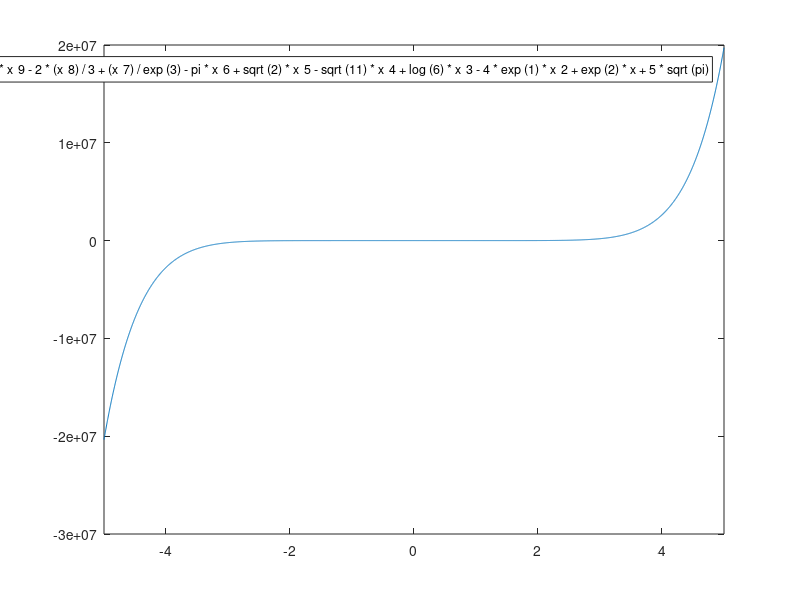

Reproduce this figure in MATLAB. (Note: this script raises an error after producing the figure.)
clear;close all;clc
f=@(x)7*(pi^(1/3))*x^9-2*(x^8)/3+(x^7)/exp(3)-pi*x^6+sqrt(2)*x^5-sqrt(11)*x^4+log(6)*x^3-4*exp(1)*x^2+exp(2)*x+5*sqrt(pi)

% d1=7*(pi^(1/3))*x^9;
% d2=2*(x^8)/3;
% d3=(x^7)/exp(3);
% d4=pi*x^6;
% d5=sqrt(2)*x^5;
% d6=sqrt(11)*x^4;
% d7=log(6)*x^3;
% d8=4*exp(1)*x^2;
% d9=exp(2)*x;
% d10=5*sqrt(pi);
% %f=@(x)d1-d2+d3-d4+d5-d6+d7-d8+d9-d10
f(0)
fplot(f,[-5,5]);
hold on
syms x
t=vpa(diff(f(x)),5)
g=ezplot(t,[-5,5]);
set(g,'Color','g')
a=3;
b=1;
r=(a+b)/2;
e=(b-a)/2;
tol=0.00001;
while e>tol
    if f(r)==0
        e=0;
    else
        if f(a)*f(r)<0 %por una ultiplicacion
            a=r;
        else
            b=r;
        end
        r=(a+b)/2;% Se aproxima a raiz hasta obtener e=0, es decir. la f(r)=0
        e=(b-a)/2;% se calcula el error
    end
end %Para funcion anonima 
r
t=vpa(f(a),5)
% pause
%         
% 
% %p=vpa(diff(t(x)),5)
% %ezplot(p)
% while e>tol
%         if f(a) & f(b) > f(r)
%             if f(a)<f(b)
%                 b=r;
%             else
%                 a=r;
%             end
%         end
%         r=(a+b)/2;
%         e=(b-a)/2;
%     
% end
% r
% %subs(f,r)
% t(r)
